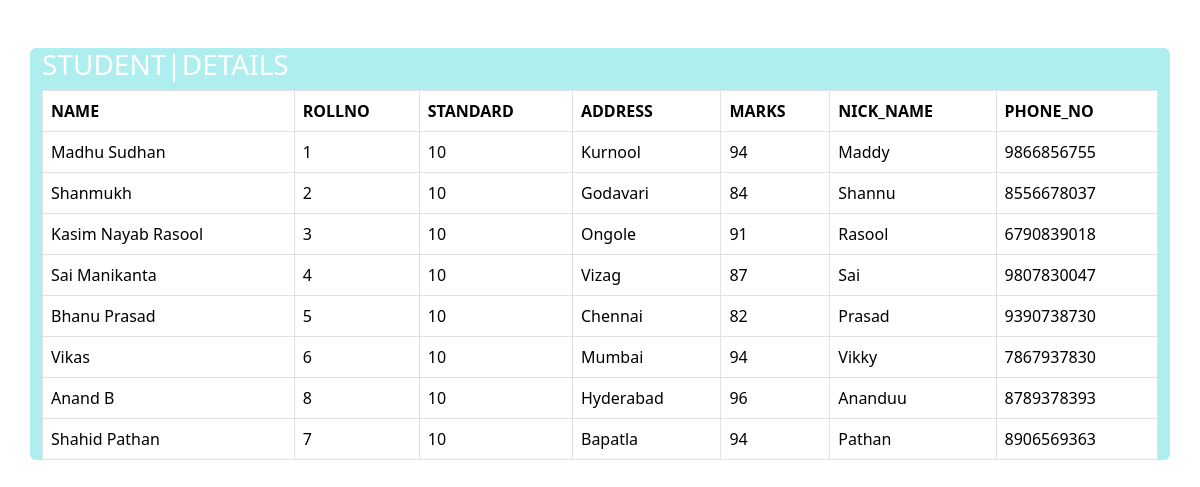
Screenshot of /details/ with the database file from the repository.
### application1/models.py (models this page shows)
class Student(models.Model):
    stu_name=models.CharField(max_length=21, validators=[validate_name])
    roll_no=models.PositiveIntegerField(validators=[MinValueValidator(1),MaxValueValidator(50)])
    std=models.PositiveIntegerField()
    address=models.TextField()
    marks=models.PositiveIntegerField(validators=[validate_marks])
    nick_name=models.CharField(max_length=15,validators=[MinLengthValidator(3),MaxLengthValidator(15)])
    phone_no=models.PositiveBigIntegerField(validators=[validate_phone_no])

### application1/views.py (the view)
# urls.py: path('details/',views.StudentDetails, name='student_list'),
def StudentDetails(request):
    data=Student.objects.all()
    return render(request,'details.html',{'data':data})

### template/details.html (shortened to what this page needs)
<!DOCTYPE html>
<html lang="en">
<head>
     <link href="https://cdn.jsdelivr.net/npm/bootstrap@5.3.3/dist/css/bootstrap.min.css" rel="stylesheet">
    <link rel="stylesheet" href="https://cdn.jsdelivr.net/npm/bootstrap-icons@1.5.0/font/bootstrap-icons.css">
</head>
<body>
    <div class="container mt-5 rounded" style="background-color: paleturquoise;">
        <h3 class="text-white rounded ">STUDENT|DETAILS</h3>
        <table class="table table-hover table-stripped table-bordered table_dark">
                <thead>
                    <tr>
            <th>NAME</th>
            <th>ROLLNO</th>
            <th>STANDARD</th>
            <th>ADDRESS</th>
            <th>MARKS</th>
            <th>NICK_NAME</th>
            <th>PHONE_NO</th>
            </tr>
            </thead>
            <tbody>
                {% if data %}
                {% for d1 in data %}
            <tr>
                <td>{{d1.stu_name}}</td>
                <td>{{d1.roll_no}}</td>
                <td>{{d1.std}}</td>
                <td>{{d1.address}}</td>
                <td>{{d1.marks}}</td>
                <td>{{d1.nick_name}}</td>
                <td>{{d1.phone_no}}</td>
            </tr>
              {% endfor %}
                {% endif %}
            </tbody>
        </table>
    </div>
</body>
</html>

### rows the page displays
Student: stu_name "Madhu Sudhan", roll_no "1", std "10", address "Kurnool", marks "94", nick_name "Maddy", phone_no "9866856755"
Student: stu_name "Shanmukh", roll_no "2", std "10", address "Godavari", marks "84", nick_name "Shannu", phone_no "8556678037"
Student: stu_name "Kasim Nayab Rasool", roll_no "3", std "10", address "Ongole", marks "91", nick_name "Rasool", phone_no "6790839018"
Student: stu_name "Sai Manikanta", roll_no "4", std "10", address "Vizag", marks "87", nick_name "Sai", phone_no "9807830047"
Student: stu_name "Bhanu Prasad", roll_no "5", std "10", address "Chennai", marks "82", nick_name "Prasad", phone_no "9390738730"
Student: stu_name "Vikas", roll_no "6", std "10", address "Mumbai", marks "94", nick_name "Vikky", phone_no "7867937830"
Student: stu_name "Anand B", roll_no "8", std "10", address "Hyderabad", marks "96", nick_name "Ananduu", phone_no "8789378393"
Student: stu_name "Shahid Pathan", roll_no "7", std "10", address "Bapatla", marks "94", nick_name "Pathan", phone_no "8906569363"
